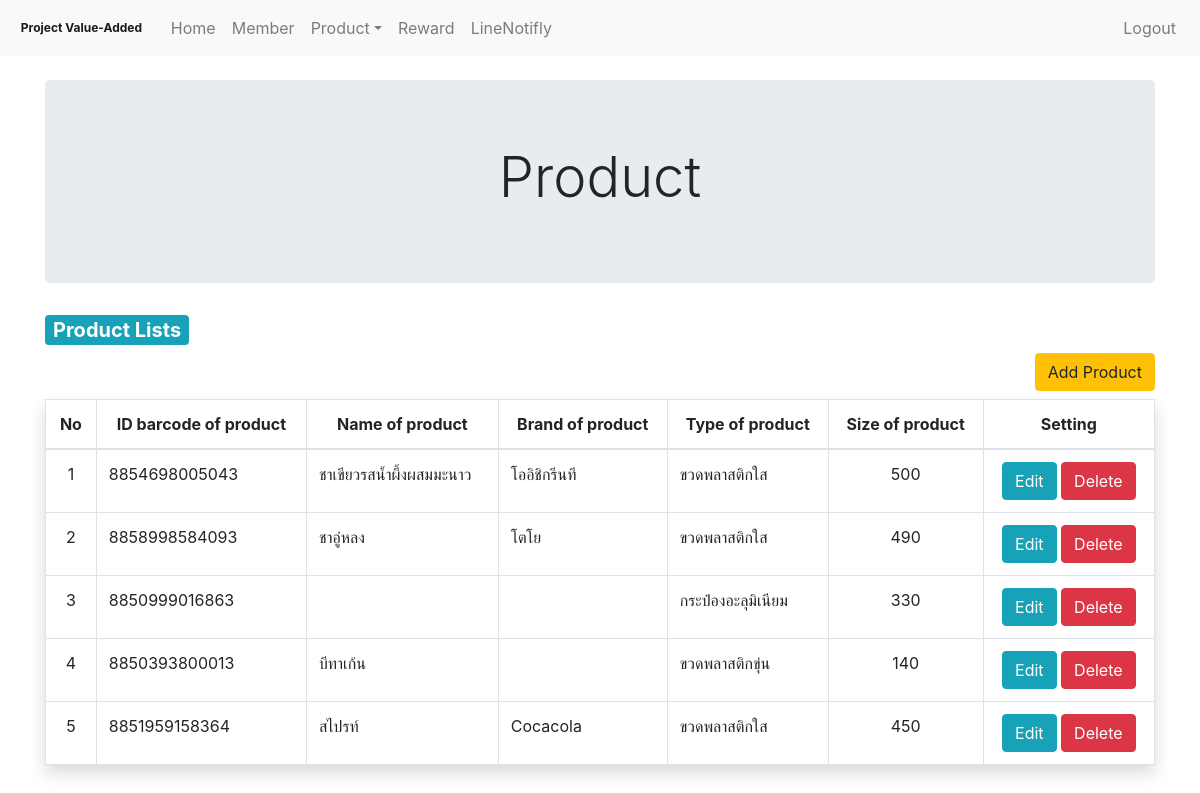
Screenshot of /Admin/product.php with the database file from the repository.
### tables this page shows
CREATE TABLE `product` (
  `id_product` int(20) NOT NULL COMMENT 'primary key',
  `id_barcode_product` varchar(13) NOT NULL,
  `name_product_thai` varchar(255) NOT NULL,
  `name_product_eng` varchar(50) NOT NULL,
  `brand_product` varchar(50) NOT NULL,
  `size_product` varchar(10) NOT NULL,
  `id_type_product` int(10) NOT NULL COMMENT 'foreign key'
);

CREATE TABLE `type_product` (
  `id_type_product` int(11) NOT NULL COMMENT 'primary key',
  `name_eng_type_product` varchar(255) NOT NULL,
  `name_th_type_product` varchar(255) NOT NULL,
  `point_of_type` int(5) NOT NULL
);

### Admin/product.php (called while the page is built, shortened)
<?php
include "./src/component/header.php";
include "./src/component/nev.php";
include "./src/views/product_modal.php";
include "./src/component/footage.php";

### Admin/src/models/product_fetch.php (called while the page is built, shortened)
<?php
require "./../Mysql/Connect.php";
$q_fetch_lists = "SELECT * FROM product INNER JOIN type_product ON product.id_type_product = type_product.id_type_product";
$result_fetch_lists = mysqli_query($dbcon, $q_fetch_lists);

### Admin/src/views/product_modal.php (the view, shortened to what this page needs)
<?php
require './src/models/product_fetch.php';
?>
<div class="container pt-4">
    <div class="row">
        <div class="col-12 text-center">
            <div class="jumbotron">
                <h1 class="display-4">Product</h1>
            </div>
        </div>
    </div>
    <div class="row">
        <div class="col-12">
            <h1 class="badge badge-info" style="font-size: 1.25em;">Product Lists</h1>
        </div>
        <div class="col-12 text-right mb-2">
            <button type="button" class="btn btn-warning" data-toggle="modal" data-target="#modal-product-add">
                Add Product
            </button>
        </div>
        <div class="col-12">
            <table class="table table-bordered shadow">
                <thead>
                    <tr class="text-center">
                        <th scope="col">No</th>
                        <th scope="col">ID barcode of product</th>
                        <th scope="col">Name of product</th>
                        <th scope="col">Brand of product</th>
                        <th scope="col">Type of product</th>
                        <th scope="col">Size of product</th>
                        <th scope="col">Setting</th>
                    </tr>
                </thead>
                <tbody>
                    <?php
                    $No = 0;
                    while ($lists_product = mysqli_fetch_assoc($result_fetch_lists)) {
                        $No = $No + 1;
                    ?>
                        <tr>
                            <td class="text-center"><?php echo ($No) ?></td>
                            <td scope="row"><?php echo $lists_product['id_barcode_product']; ?></td>
                            <td scope="row"><?php echo $lists_product['name_product_thai']; ?></td>
                            <td scope="row"><?php echo $lists_product['brand_product']; ?></td>
                            <td scope="row"><?php echo $lists_product['name_th_type_product']; ?></td>
                            <td scope="row" class="text-center"><?php echo $lists_product['size_product']; ?></td>
                            <td scope="row" class="text-center">
                                <button class="btn btn-info " id="<?php echo $lists_product['id_product']; ?>">Edit</button>
                                <button class="btn btn-danger btn_delete_product" id="<?php echo $lists_product['id_product']; ?>">Delete</button>
                            </td>
                        </tr>
                    <?php } ?>
                </tbody>
            </table>
        </div>
    </div>
</div>

### rows the page displays
product: id_barcode_product "8854698005043", name_product_thai "ชาเขียวรสน้ำผึ้งผสมมะนาว", brand_product "โออิชิกรีนที", id_type_product.name_th_type_product "ขวดพลาสติกใส", size_product "500"
product: id_barcode_product "8858998584093", name_product_thai "ชาอู่หลง", brand_product "โตโย", id_type_product.name_th_type_product "ขวดพลาสติกใส", size_product "490"
product: id_barcode_product "8850999016863", id_type_product.name_th_type_product "กระป๋องอะลุมิเนียม", size_product "330"
product: id_barcode_product "8850393800013", name_product_thai "บีทาเก้น", id_type_product.name_th_type_product "ขวดพลาสติกขุ่น", size_product "140"
product: id_barcode_product "8851959158364", name_product_thai "สไปรท์", brand_product "Cocacola", id_type_product.name_th_type_product "ขวดพลาสติกใส", size_product "450"
